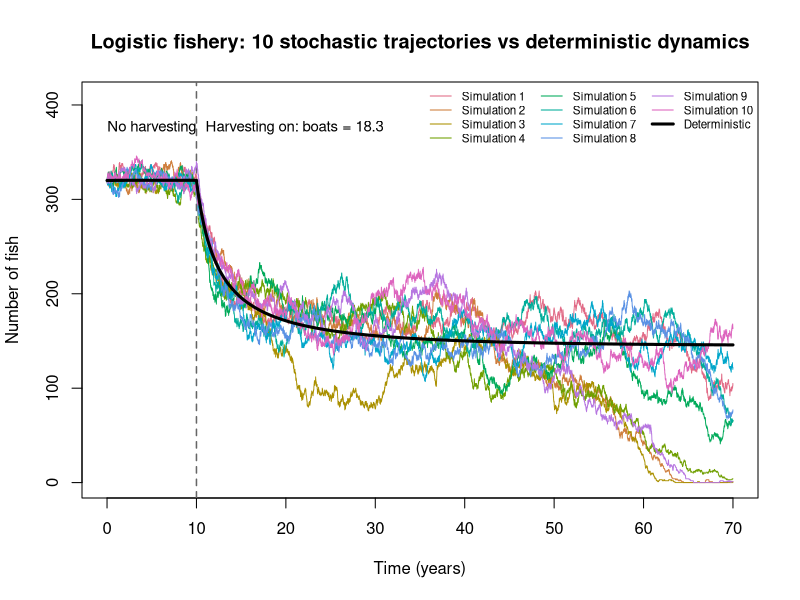
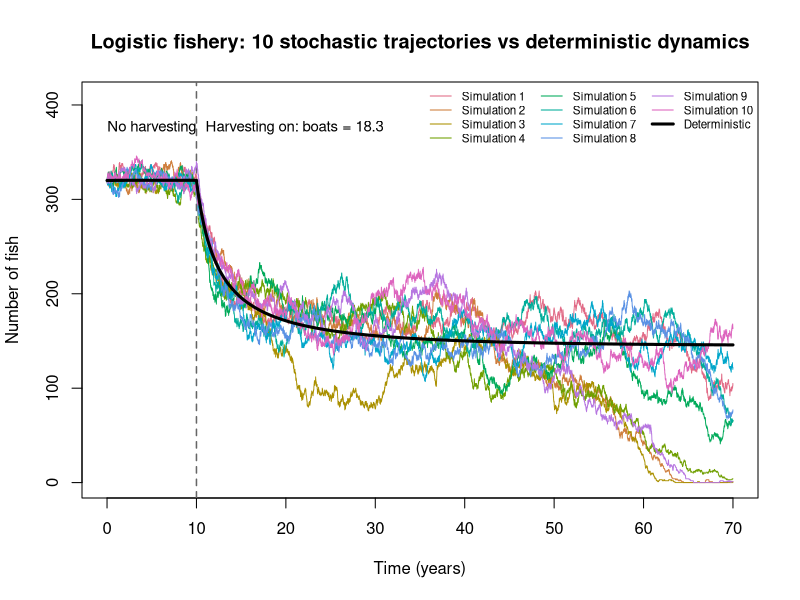

Write R code to recreate these figures, in order.
#!/usr/bin/env Rscript
# Logistic fishery: exact Gillespie simulations and deterministic approximation.
# Illustrates the model used in the course's third simple application.
# No external R packages are required.
#
# IMPORTANT DIFFERENCE BETWEEN THE TWO IMMIGRATION MODELS:
#  notes:    g_n = beta*n*(1-n/K) + m*(K-n)      (space-limited immigration)
#  constant: g_n = beta*n*(1-n/K) + I        (constant immigration, as in Cuenda et al.)
# With immigration_mode = "constant", the default I=m*K is chosen so
# the immigration rates agree at n=0; this is NOT a full calibration of
# all the model parameters in the Cuenda et al. paper.

## ---- EDIT PARAMETERS HERE --------------------------------------------------
beta <- 1.0             # per-capita recruitment coefficient, year^-1
delta <- 0.2            # per-capita natural death rate, year^-1
K <- 400L              # maximum number of fish (finite state space 0,...,K)
m <- 0.002             # immigrant arrival rate per vacant space, year^-1
I <- m * K             # constant-immigration alternative, fish/year
a <- 0.08              # attack coefficient, (fish * year)^-1 per boat
tau <- 0.2             # handling time (years)
boats_after <- 18.3     # fishing pressure from year 10 onward
t_switch <- 10.0        # fishing begins (years)
t_end <- 70.0           # duration (years)
n_sim <- 10L            # number of independent stochastic realizations
master_seed <- 2026L   # reproducibility
grid_step <- 0.05       # spacing for CSV output and deterministic integration
immigration_mode <- "notes"  # choose "notes" or "constant"
output_prefix <- "fishery_R"
## ---------------------------------------------------------------------------

stopifnot(immigration_mode %in% c("notes", "constant"), K > 0,
          t_switch > 0, t_switch < t_end, n_sim > 0, grid_step > 0)

# Treat the ecological state as a finite-capacity count (0 <= n <= K).
# At the upper boundary, no more recruitment events can occur.
rates <- function(n, boats) {
  immigration <- if (immigration_mode == "notes") m * (K - n) else I
  recruitment <- beta * n * (1 - n / K)
  g <- max(0, recruitment + immigration)
  if (n >= K) g <- 0
  r <- delta * n + a * boats * n / (1 + a * tau * n)
  if (n <= 0) r <- 0
  c(birth = g, death = r)
}

# Deterministic mean-field approximation. Keep the same rates, but allow
# continuous state values: the clipping at K is only a state-space boundary.
drift <- function(x, boats) {
  immigration <- if (immigration_mode == "notes") m * (K - x) else I
  beta * x * (1 - x / K) + immigration - delta * x -
    a * boats * x / (1 + a * tau * x)
}

# Initialize near the stable no-harvest equilibrium.
# For both default immigration forms the root lies in (0,K).
n_equilibrium <- uniroot(function(x) drift(x, 0), c(0, K))$root
n0 <- as.integer(round(n_equilibrium))

# One exact path, with an externally imposed change at t_switch.
# Switching harvesting on is NOT a stochastic population event.
gillespie_path <- function(seed) {
  set.seed(seed)
  t <- 0.0
  n <- n0
  times <- t
  states <- n
  while (t < t_end) {
    boats <- if (t < t_switch) 0 else boats_after
    rr <- rates(n, boats)
    total <- sum(rr)
    if (total <= 0) {
      if (t < t_switch) {
        t <- t_switch; times <- c(times,t); states <- c(states,n)
        next
      }
      break
    }
    dt <- rexp(1, rate = total)
    if (t < t_switch && t + dt >= t_switch) {
      t <- t_switch
      times <- c(times, t); states <- c(states, n)
      next
    }
    if (t + dt > t_end) break
    t <- t + dt
    n <- if (runif(1) < rr["birth"] / total) n + 1L else n - 1L
    times <- c(times, t)
    states <- c(states, n)
  }
  times <- c(times, t_end)
  states <- c(states, n)
  list(time = times, fish = states)
}

paths <- lapply(seq_len(n_sim), function(i) gillespie_path(master_seed + i - 1L))

# 4th-order Runge-Kutta method, with the change at t_switch handled exactly.
rk4 <- function(x, h, boats) {
  k1 <- drift(x, boats)
  k2 <- drift(x + h*k1/2, boats)
  k3 <- drift(x + h*k2/2, boats)
  k4 <- drift(x + h*k3, boats)
  x + h*(k1 + 2*k2 + 2*k3 + k4)/6
}
t_grid <- sort(unique(c(seq(0, t_end, by = grid_step), t_switch, t_end)))
t_grid <- t_grid[t_grid <= t_end]
det <- numeric(length(t_grid))
det[1] <- n0
for (j in 2:length(t_grid)) {
  t_left <- t_grid[j-1]
  h <- t_grid[j] - t_left
  det[j] <- rk4(det[j-1], h, if (t_left < t_switch) 0 else boats_after)
}

# Sample each right-continuous path at common times for convenient CSV use.
get_grid_state <- function(path, grid) {
  idx <- findInterval(grid, path$time, rightmost.closed = TRUE)
  path$fish[pmax(idx, 1L)]
}
samples <- sapply(paths, get_grid_state, grid = t_grid)
colnames(samples) <- paste0("simulation_", seq_len(n_sim))
out <- data.frame(year = t_grid, samples, deterministic = det, check.names = FALSE)
write.csv(out, paste0(output_prefix, "_trajectories.csv"), row.names = FALSE)

plot_simulations <- function() {
  cols <- grDevices::hcl.colors(n_sim, "Dark 3")
  plot(NA, xlim = c(0, t_end), ylim = c(0, K * 1.02),
       xlab = "Time (years)", ylab = "Number of fish",
       main = paste0("Logistic fishery: ", n_sim,
                     " stochastic trajectories vs deterministic dynamics"))
  abline(v = t_switch, col = "gray40", lty = 2, lwd = 1.5)
  for (i in seq_along(paths)) {
    lines(paths[[i]]$time, paths[[i]]$fish, type = "s",
          col = cols[i], lwd = 0.9)
  }
  lines(t_grid, det, col = "black", lwd = 3)
  text(t_switch / 2, K * 0.94, "No harvesting", cex = 0.9)
  text(t_switch + 1, K * 0.94,
       paste("Harvesting on: boats =", boats_after), adj = 0, cex = 0.9)
  legend("topright", legend = c(paste("Simulation", seq_len(n_sim)),
                                   "Deterministic"),
         col = c(cols, "black"), lwd = c(rep(1, n_sim), 3),
         ncol = 3, cex = 0.7, bty = "n")
}

pdf(paste0(output_prefix, ".pdf"), width = 12, height = 6.8)
plot_simulations()
dev.off()
png(paste0(output_prefix, ".png"), width = 1800, height = 1020, res = 150)
plot_simulations()
dev.off()

metadata <- c(
  paste("immigration_mode:", immigration_mode),
  paste("beta:", beta), paste("delta:", delta), paste("K:", K),
  paste("m:", m), paste("I:", I), paste("a:", a), paste("tau:", tau),
  paste("boats_after:", boats_after), paste("t_switch:", t_switch),
  paste("t_end:", t_end), paste("n_sim:", n_sim),
  paste("master_seed:", master_seed),
  paste("no-harvest deterministic equilibrium:", round(n_equilibrium, 4)),
  paste("initial abundance:", n0),
  paste("final deterministic abundance:", round(tail(det, 1), 3)),
  paste("final stochastic abundances:",
        paste(vapply(paths, function(z) tail(z$fish, 1), numeric(1)), collapse = ", "))
)
writeLines(metadata, paste0(output_prefix, "_parameters.txt"))
cat(paste(metadata, collapse = "\n"), "\n")
cat("Files: ", paste0(output_prefix, c(".png", ".pdf", "_trajectories.csv", "_parameters.txt")), "\n")
